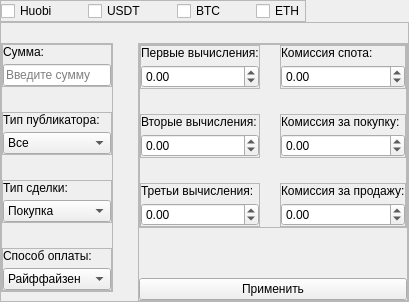
               <widget class="QWidget" name="huobi_page">
                <attribute name="icon">
                 <iconset resource="../resources.qrc">
                  <normaloff>:/images/img/Group 4.png</normaloff>:/images/img/Group 4.png</iconset>
                </attribute>
                <attribute name="title">
                 <string/>
                </attribute>
                <layout class="QVBoxLayout" name="verticalLayout_77">
                 <property name="spacing">
                  <number>0</number>
                 </property>
                 <property name="leftMargin">
                  <number>0</number>
                 </property>
                 <property name="topMargin">
                  <number>0</number>
                 </property>
                 <property name="rightMargin">
                  <number>0</number>
                 </property>
                 <property name="bottomMargin">
                  <number>0</number>
                 </property>
                 <item alignment="Qt::AlignLeft">
                  <widget class="QFrame" name="checkboxes_4">
                   <property name="minimumSize">
                    <size>
                     <width>0</width>
                     <height>0</height>
                    </size>
                   </property>
                   <property name="cursor">
                    <cursorShape>PointingHandCursor</cursorShape>
                   </property>
                   <property name="frameShape">
                    <enum>QFrame::StyledPanel</enum>
                   </property>
                   <property name="frameShadow">
                    <enum>QFrame::Raised</enum>
                   </property>
                   <layout class="QHBoxLayout" name="horizontalLayout_12">
                    <property name="spacing">
                     <number>30</number>
                    </property>
                    <property name="leftMargin">
                     <number>0</number>
                    </property>
                    <property name="topMargin">
                     <number>0</number>
                    </property>
                    <property name="rightMargin">
                     <number>0</number>
                    </property>
                    <property name="bottomMargin">
                     <number>0</number>
                    </property>
                    <item>
                     <widget class="QCheckBox" name="huobi_check">
                      <property name="cursor">
                       <cursorShape>PointingHandCursor</cursorShape>
                      </property>
                      <property name="text">
                       <string>Huobi</string>
                      </property>
                     </widget>
                    </item>
                    <item>
                     <widget class="QCheckBox" name="usdt_check_4">
                      <property name="cursor">
                       <cursorShape>PointingHandCursor</cursorShape>
                      </property>
                      <property name="text">
                       <string>USDT</string>
                      </property>
                     </widget>
                    </item>
                    <item>
                     <widget class="QCheckBox" name="btc_check_4">
                      <property name="cursor">
                       <cursorShape>PointingHandCursor</cursorShape>
                      </property>
                      <property name="text">
                       <string>BTC</string>
                      </property>
                     </widget>
                    </item>
                    <item>
                     <widget class="QCheckBox" name="eth_check_4">
                      <property name="cursor">
                       <cursorShape>PointingHandCursor</cursorShape>
                      </property>
                      <property name="text">
                       <string>ETH</string>
                      </property>
                     </widget>
                    </item>
                   </layout>
                  </widget>
                 </item>
                 <item>
                  <widget class="QFrame" name="settings_4">
                   <property name="sizePolicy">
                    <sizepolicy hsizetype="Preferred" vsizetype="Expanding">
                     <horstretch>0</horstretch>
                     <verstretch>0</verstretch>
                    </sizepolicy>
                   </property>
                   <property name="frameShape">
                    <enum>QFrame::StyledPanel</enum>
                   </property>
                   <property name="frameShadow">
                    <enum>QFrame::Raised</enum>
                   </property>
                   <layout class="QHBoxLayout" name="horizontalLayout_13">
                    <property name="spacing">
                     <number>25</number>
                    </property>
                    <property name="leftMargin">
                     <number>0</number>
                    </property>
                    <property name="topMargin">
                     <number>20</number>
                    </property>
                    <property name="rightMargin">
                     <number>0</number>
                    </property>
                    <property name="bottomMargin">
                     <number>0</number>
                    </property>
                    <item alignment="Qt::AlignTop">
                     <widget class="QFrame" name="frame_28">
                      <property name="sizePolicy">
                       <sizepolicy hsizetype="Expanding" vsizetype="Preferred">
                        <horstretch>0</horstretch>
                        <verstretch>0</verstretch>
                       </sizepolicy>
                      </property>
                      <property name="frameShape">
                       <enum>QFrame::StyledPanel</enum>
                      </property>
                      <property name="frameShadow">
                       <enum>QFrame::Raised</enum>
                      </property>
                      <layout class="QVBoxLayout" name="verticalLayout_65">
                       <property name="spacing">
                        <number>25</number>
                       </property>
                       <property name="leftMargin">
                        <number>0</number>
                       </property>
                       <property name="topMargin">
                        <number>0</number>
                       </property>
                       <property name="rightMargin">
                        <number>0</number>
                       </property>
                       <property name="bottomMargin">
                        <number>0</number>
                       </property>
                       <item>
                        <widget class="QFrame" name="sum_container_5">
                         <property name="frameShape">
                          <enum>QFrame::StyledPanel</enum>
                         </property>
                         <property name="frameShadow">
                          <enum>QFrame::Raised</enum>
                         </property>
                         <layout class="QVBoxLayout" name="verticalLayout_66">
                          <property name="spacing">
                           <number>5</number>
                          </property>
                          <property name="leftMargin">
                           <number>0</number>
                          </property>
                          <property name="topMargin">
                           <number>0</number>
                          </property>
                          <property name="rightMargin">
                           <number>0</number>
                          </property>
                          <property name="bottomMargin">
                           <number>0</number>
                          </property>
                          <item>
                           <widget class="QLabel" name="sum_label_6">
                            <property name="text">
                             <string>Сумма:</string>
                            </property>
                           </widget>
                          </item>
                          <item>
                           <widget class="QLineEdit" name="sum_line_4">
                            <property name="placeholderText">
                             <string>Введите сумму</string>
                            </property>
                           </widget>
                          </item>
                         </layout>
                        </widget>
                       </item>
                       <item>
                        <widget class="QFrame" name="pub_container_4">
                         <property name="frameShape">
                          <enum>QFrame::StyledPanel</enum>
                         </property>
                         <property name="frameShadow">
                          <enum>QFrame::Raised</enum>
                         </property>
                         <layout class="QVBoxLayout" name="verticalLayout_67">
                          <property name="spacing">
                           <number>5</number>
                          </property>
                          <property name="leftMargin">
                           <number>0</number>
                          </property>
                          <property name="topMargin">
                           <number>0</number>
                          </property>
                          <property name="rightMargin">
                           <number>0</number>
                          </property>
                          <property name="bottomMargin">
                           <number>0</number>
                          </property>
                          <item>
                           <widget class="QLabel" name="pub_label_4">
                            <property name="text">
                             <string>Тип публикатора:</string>
                            </property>
                           </widget>
                          </item>
                          <item>
                           <widget class="QComboBox" name="pub_edit_4">
                            <property name="cursor">
                             <cursorShape>PointingHandCursor</cursorShape>
                            </property>
                            <item>
                             <property name="text">
                              <string>Все</string>
                             </property>
                            </item>
                            <item>
                             <property name="text">
                              <string>Мерчант</string>
                             </property>
                            </item>
                           </widget>
                          </item>
                         </layout>
                        </widget>
                       </item>
                       <item>
                        <widget class="QFrame" name="deal_container_4">
                         <property name="frameShape">
                          <enum>QFrame::StyledPanel</enum>
                         </property>
                         <property name="frameShadow">
                          <enum>QFrame::Raised</enum>
                         </property>
                         <layout class="QVBoxLayout" name="verticalLayout_68">
                          <property name="spacing">
                           <number>5</number>
                          </property>
                          <property name="leftMargin">
                           <number>0</number>
                          </property>
                          <property name="topMargin">
                           <number>0</number>
                          </property>
                          <property name="rightMargin">
                           <number>0</number>
                          </property>
                          <property name="bottomMargin">
                           <number>0</number>
                          </property>
                          <item>
                           <widget class="QLabel" name="deal_label_4">
                            <property name="text">
                             <string>Тип сделки:</string>
                            </property>
                           </widget>
                          </item>
                          <item>
                           <widget class="QComboBox" name="deal_edit_4">
                            <property name="cursor">
                             <cursorShape>PointingHandCursor</cursorShape>
                            </property>
                            <item>
                             <property name="text">
                              <string>Покупка</string>
                             </property>
                            </item>
                            <item>
                             <property name="text">
                              <string>Продажа</string>
                             </property>
                            </item>
                           </widget>
                          </item>
                         </layout>
                        </widget>
                       </item>
                       <item>
                        <widget class="QFrame" name="pay_container_4">
                         <property name="frameShape">
                          <enum>QFrame::StyledPanel</enum>
                         </property>
                         <property name="frameShadow">
                          <enum>QFrame::Raised</enum>
                         </property>
                         <layout class="QVBoxLayout" name="verticalLayout_69">
                          <property name="spacing">
                           <number>5</number>
                          </property>
                          <property name="leftMargin">
                           <number>0</number>
                          </property>
                          <property name="topMargin">
                           <number>0</number>
                          </property>
                          <property name="rightMargin">
                           <number>0</number>
                          </property>
                          <property name="bottomMargin">
                           <number>0</number>
                          </property>
                          <item>
                           <widget class="QLabel" name="pay_label_4">
                            <property name="text">
                             <string>Способ оплаты:</string>
                            </property>
                           </widget>
                          </item>
                          <item>
                           <widget class="QComboBox" name="pay_type_4">
                            <property name="cursor">
                             <cursorShape>PointingHandCursor</cursorShape>
                            </property>
                            <item>
                             <property name="text">
                              <string>Райффайзен</string>
                             </property>
                            </item>
                            <item>
                             <property name="text">
                              <string>Тинькофф</string>
                             </property>
                            </item>
                            <item>
                             <property name="text">
                              <string>Сбербанк</string>
                             </property>
                            </item>
                           </widget>
                          </item>
                         </layout>
                        </widget>
                       </item>
                      </layout>
                     </widget>
                    </item>
                    <item alignment="Qt::AlignTop">
                     <widget class="QFrame" name="frame_29">
                      <property name="sizePolicy">
                       <sizepolicy hsizetype="Expanding" vsizetype="Preferred">
                        <horstretch>0</horstretch>
                        <verstretch>0</verstretch>
                       </sizepolicy>
                      </property>
                      <property name="frameShape">
                       <enum>QFrame::StyledPanel</enum>
                      </property>
                      <property name="frameShadow">
                       <enum>QFrame::Raised</enum>
                      </property>
                      <layout class="QVBoxLayout" name="verticalLayout_70">
                       <property name="spacing">
                        <number>50</number>
                       </property>
                       <property name="leftMargin">
                        <number>0</number>
                       </property>
                       <property name="topMargin">
                        <number>0</number>
                       </property>
                       <property name="rightMargin">
                        <number>0</number>
                       </property>
                       <property name="bottomMargin">
                        <number>0</number>
                       </property>
                       <item>
                        <widget class="QFrame" name="frame_30">
                         <property name="frameShape">
                          <enum>QFrame::StyledPanel</enum>
                         </property>
                         <property name="frameShadow">
                          <enum>QFrame::Raised</enum>
                         </property>
                         <layout class="QGridLayout" name="gridLayout_4">
                          <property name="leftMargin">
                           <number>0</number>
                          </property>
                          <property name="topMargin">
                           <number>0</number>
                          </property>
                          <property name="rightMargin">
                           <number>0</number>
                          </property>
                          <property name="bottomMargin">
                           <number>0</number>
                          </property>
                          <property name="horizontalSpacing">
                           <number>20</number>
                          </property>
                          <property name="verticalSpacing">
                           <number>25</number>
                          </property>
                          <item row="0" column="0">
                           <widget class="QFrame" name="frame_31">
                            <property name="frameShape">
                             <enum>QFrame::StyledPanel</enum>
                            </property>
                            <property name="frameShadow">
                             <enum>QFrame::Raised</enum>
                            </property>
                            <layout class="QVBoxLayout" name="verticalLayout_71">
                             <property name="spacing">
                              <number>5</number>
                             </property>
                             <property name="leftMargin">
                              <number>0</number>
                             </property>
                             <property name="topMargin">
                              <number>0</number>
                             </property>
                             <property name="rightMargin">
                              <number>0</number>
                             </property>
                             <property name="bottomMargin">
                              <number>0</number>
                             </property>
                             <item>
                              <widget class="QLabel" name="label_41">
                               <property name="text">
                                <string>Первые вычисления:</string>
                               </property>
                              </widget>
                             </item>
                             <item>
                              <widget class="QDoubleSpinBox" name="first_math_4">
                               <property name="minimum">
                                <double>-100.000000000000000</double>
                               </property>
                               <property name="maximum">
                                <double>100.000000000000000</double>
                               </property>
                               <property name="singleStep">
                                <double>0.050000000000000</double>
                               </property>
                              </widget>
                             </item>
                            </layout>
                           </widget>
                          </item>
                          <item row="0" column="1">
                           <widget class="QFrame" name="frame_32">
                            <property name="frameShape">
                             <enum>QFrame::StyledPanel</enum>
                            </property>
                            <property name="frameShadow">
                             <enum>QFrame::Raised</enum>
                            </property>
                            <layout class="QVBoxLayout" name="verticalLayout_72">
                             <property name="spacing">
                              <number>5</number>
                             </property>
                             <property name="leftMargin">
                              <number>0</number>
                             </property>
                             <property name="topMargin">
                              <number>0</number>
                             </property>
                             <property name="rightMargin">
                              <number>0</number>
                             </property>
                             <property name="bottomMargin">
                              <number>0</number>
                             </property>
                             <item>
                              <widget class="QLabel" name="label_42">
                               <property name="text">
                                <string>Комиссия спота:</string>
                               </property>
                              </widget>
                             </item>
                             <item>
                              <widget class="QDoubleSpinBox" name="comm_spot_4">
                               <property name="minimum">
                                <double>-100.000000000000000</double>
                               </property>
                               <property name="maximum">
                                <double>100.000000000000000</double>
                               </property>
                               <property name="singleStep">
                                <double>0.050000000000000</double>
                               </property>
                              </widget>
                             </item>
                            </layout>
                           </widget>
                          </item>
                          <item row="1" column="0">
                           <widget class="QFrame" name="frame_33">
                            <property name="frameShape">
                             <enum>QFrame::StyledPanel</enum>
                            </property>
                            <property name="frameShadow">
                             <enum>QFrame::Raised</enum>
                            </property>
                            <layout class="QVBoxLayout" name="verticalLayout_73">
                             <property name="spacing">
                              <number>5</number>
                             </property>
                             <property name="leftMargin">
                              <number>0</number>
                             </property>
                             <property name="topMargin">
                              <number>0</number>
                             </property>
                             <property name="rightMargin">
                              <number>0</number>
                             </property>
                             <property name="bottomMargin">
                              <number>0</number>
                             </property>
                             <item>
                              <widget class="QLabel" name="label_43">
                               <property name="text">
                                <string>Вторые вычисления:</string>
                               </property>
                              </widget>
                             </item>
                             <item>
                              <widget class="QDoubleSpinBox" name="second_math_4">
                               <property name="minimum">
                                <double>-100.000000000000000</double>
                               </property>
                               <property name="maximum">
                                <double>100.000000000000000</double>
                               </property>
                               <property name="singleStep">
                                <double>0.050000000000000</double>
                               </property>
                              </widget>
                             </item>
                            </layout>
                           </widget>
                          </item>
                          <item row="1" column="1">
                           <widget class="QFrame" name="frame_34">
                            <property name="frameShape">
                             <enum>QFrame::StyledPanel</enum>
                            </property>
                            <property name="frameShadow">
                             <enum>QFrame::Raised</enum>
                            </property>
                            <layout class="QVBoxLayout" name="verticalLayout_74">
                             <property name="spacing">
                              <number>5</number>
                             </property>
                             <property name="leftMargin">
                              <number>0</number>
                             </property>
                             <property name="topMargin">
                              <number>0</number>
                             </property>
                             <property name="rightMargin">
                              <number>0</number>
                             </property>
                             <property name="bottomMargin">
                              <number>0</number>
                             </property>
                             <item>
                              <widget class="QLabel" name="label_44">
                               <property name="text">
                                <string>Комиссия за покупку:</string>
                               </property>
                              </widget>
                             </item>
                             <item>
                              <widget class="QDoubleSpinBox" name="comm_buy_4">
                               <property name="minimum">
                                <double>-100.000000000000000</double>
                               </property>
                               <property name="maximum">
                                <double>100.000000000000000</double>
                               </property>
                               <property name="singleStep">
                                <double>0.050000000000000</double>
                               </property>
                              </widget>
                             </item>
                            </layout>
                           </widget>
                          </item>
                          <item row="2" column="0">
                           <widget class="QFrame" name="frame_35">
                            <property name="frameShape">
                             <enum>QFrame::StyledPanel</enum>
                            </property>
                            <property name="frameShadow">
                             <enum>QFrame::Raised</enum>
                            </property>
                            <layout class="QVBoxLayout" name="verticalLayout_75">
                             <property name="spacing">
                              <number>5</number>
                             </property>
                             <property name="leftMargin">
                              <number>0</number>
                             </property>
                             <property name="topMargin">
                              <number>0</number>
                             </property>
                             <property name="rightMargin">
                              <number>0</number>
                             </property>
                             <property name="bottomMargin">
                              <number>0</number>
                             </property>
                             <item>
                              <widget class="QLabel" name="label_45">
                               <property name="text">
                                <string>Третьи вычисления:</string>
                               </property>
                              </widget>
                             </item>
                             <item>
                              <widget class="QDoubleSpinBox" name="third_math_4">
                               <property name="minimum">
                                <double>-100.000000000000000</double>
                               </property>
                               <property name="maximum">
                                <double>100.000000000000000</double>
                               </property>
                               <property name="singleStep">
                                <double>0.050000000000000</double>
                               </property>
                              </widget>
                             </item>
                            </layout>
                           </widget>
                          </item>
                          <item row="2" column="1">
                           <widget class="QFrame" name="frame_36">
                            <property name="frameShape">
                             <enum>QFrame::StyledPanel</enum>
                            </property>
                            <property name="frameShadow">
                             <enum>QFrame::Raised</enum>
                            </property>
                            <layout class="QVBoxLayout" name="verticalLayout_76">
                             <property name="spacing">
                              <number>5</number>
                             </property>
                             <property name="leftMargin">
                              <number>0</number>
                             </property>
                             <property name="topMargin">
                              <number>0</number>
                             </property>
                             <property name="rightMargin">
                              <number>0</number>
                             </property>
                             <property name="bottomMargin">
                              <number>0</number>
                             </property>
                             <item>
                              <widget class="QLabel" name="label_46">
                               <property name="text">
                                <string>Комиссия за продажу:</string>
                               </property>
                              </widget>
                             </item>
                             <item>
                              <widget class="QDoubleSpinBox" name="comm_sale_4">
                               <property name="minimum">
                                <double>-100.000000000000000</double>
                               </property>
                               <property name="maximum">
                                <double>100.000000000000000</double>
                               </property>
                               <property name="singleStep">
                                <double>0.050000000000000</double>
                               </property>
                              </widget>
                             </item>
                            </layout>
                           </widget>
                          </item>
                         </layout>
                        </widget>
                       </item>
                       <item>
                        <widget class="QPushButton" name="submit_btn_4">
                         <property name="minimumSize">
                          <size>
                           <width>76</width>
                           <height>0</height>
                          </size>
                         </property>
                         <property name="cursor">
                          <cursorShape>PointingHandCursor</cursorShape>
                         </property>
                         <property name="styleSheet">
                          <string notr="true">font: 15px &quot;Manrope&quot;;</string>
                         </property>
                         <property name="text">
                          <string>Применить</string>
                         </property>
                        </widget>
                       </item>
                      </layout>
                     </widget>
                    </item>
                   </layout>
                  </widget>
                 </item>
                </layout>
               </widget>
